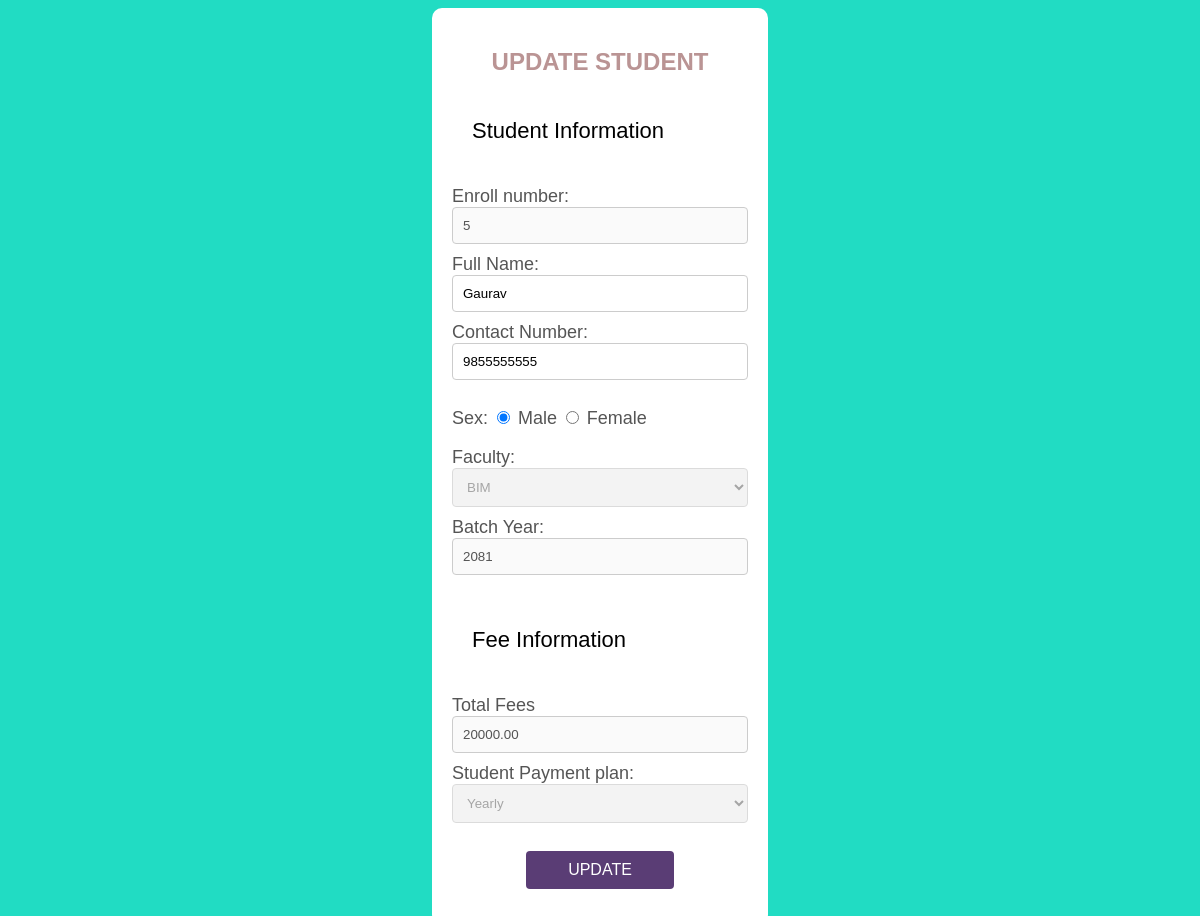
The page /Admin/actions/studentupdate.php?update=18 on the database its author committed.
### tables this page shows
CREATE TABLE `student` (
  `sid` int(11) NOT NULL,
  `senroll` varchar(255) NOT NULL,
  `sname` varchar(255) NOT NULL,
  `scontact` varchar(20) NOT NULL,
  `ssex` varchar(10) NOT NULL,
  `pid` int(11) DEFAULT NULL,
  `sbatchyear` int(11) NOT NULL,
  `spassword` varchar(255) NOT NULL,
  `sfee` decimal(10,2) DEFAULT NULL,
  `sfeeplan` varchar(50) NOT NULL,
  `sstatus` varchar(20) DEFAULT 'active'
);

### Admin/actions/studentupdate.php (the view, shortened to what this page needs)
<?php
include '../db/connection.php';
if (isset($_GET['update'])) {
  $id = mysqli_real_escape_string($conn, $_GET['update']);
  $query = "SELECT student.*, program.pname
  FROM student
  JOIN program ON student.pid = program.pid
  WHERE student.sid = $id";
  $result = mysqli_query($conn, $query);
  $student = mysqli_fetch_assoc($result);
  $program_query = "SELECT * FROM program ORDER BY pname ASC";
  $program_result = mysqli_query($conn, $program_query);
}
?>
<html>
<head>
  <link rel="stylesheet" href="../index.css">
</head>
<body class="updatestudent_body">
  <div class="updatestudent_contents">
    <h2>UPDATE STUDENT</h2>
    <p>Student Information</p>
    <form method="post" action="#">
      <label for="enroll">Enroll number:</label>
      <input type="text" id="enroll" name="enroll" class="updatestudent_contents_input" value="<?php echo htmlspecialchars($student['senroll']); ?>" disabled><br>
      <label for="name">Full Name:</label>
      <input type="text" id="name" name="name" class="updatestudent_contents_input" value="<?php echo htmlspecialchars($student['sname']); ?>" required><br>
      <label for="contact">Contact Number:</label>
      <input type="tel" id="contact" name="contact" class="updatestudent_contents_input" value="<?php echo htmlspecialchars($student['scontact']); ?>" required><br><br>
      <label>Sex:</label>
      <input type="radio" id="male" name="sex" value="male" <?php echo strtolower($student['ssex']) == 'male' ? 'checked' : ''; ?> required>
      <label for="male">Male</label>
      <input type="radio" id="female" name="sex" value="female" <?php echo strtolower($student['ssex']) == 'female' ? 'checked' : ''; ?>>
      <label for="female">Female</label>
      <br><br>
      <label for="faculty">Faculty:</label>
      <select id="faculty" name="faculty" class="updatestudent_contents_input" disabled>
        <?php
        while ($program = mysqli_fetch_assoc($program_result)) {
          $selected = ($program['pid'] == $student['pid']) ? 'selected' : '';
          echo '<option value="' . htmlspecialchars($program['pid']) . '" data-pbased="' . htmlspecialchars($program['pbased']) . '" ' . $selected . '>' . htmlspecialchars($program['pname']) . '</option>';
        }
        ?>
      </select>
      <br>
      <label for="batch_year">Batch Year:</label>
      <input type="text" id="batch_year" name="batch_year" class="updatestudent_contents_input" value="<?php echo htmlspecialchars($student['sbatchyear']); ?>" disabled required><br>
      <p>Fee Information</p>
      <label for="totalfee">Total Fees</label>
      <input type="text" name="totalfee" class="updatestudent_contents_input" value="<?php echo htmlspecialchars($student['sfee']); ?>" disabled>
      <label for="payment_style">Student Payment plan:</label>
      <select id="payment_style" name="payment_style" class="updatestudent_contents_input" disabled required>
        <option value="">Select.....</option>
      </select>
      <br><br>
      <button class="updatestudent_subbutton" type="submit" name="studentsubbtn">UPDATE</button>
    </form>
  </div>
</body>
</html>

### Admin/index.css (style rules this page uses)
.dashheader_sidebar a, p { padding: 20px 20px; text-decoration: none; font-size: 18px; color: white; display: block; }
.updatestudent_body { font-family: Arial, sans-serif; display: flex; justify-content: center; align-items: center; background-color: rgb(33, 220, 195); }
.updatestudent_contents { background-color: white; padding: 20px; border-radius: 10px; width: 25%; }
.updatestudent_contents h2 { color: #ba9494; text-align: center; }
.updatestudent_contents label { color: #555; font-size: large; }
.updatestudent_contents p { color: black; font-size: 22px; height: auto; }
.updatestudent_contents_input { width: 100%; padding: 10px; border-radius: 4px; border: 1px solid #ccc; margin-bottom: 10px; }
.updatestudent_subbutton { cursor: pointer; width: 50%; text-align: center; background-color: rgb(90, 61, 117); padding: 10px; font-size: medium; display: block; margin: auto; border: none; color: white; border-radius: 4px; }

### rows shown on the page
student: enroll "5", name "Gaurav", contact "9855555555", ssex "☑ Male", ssex "☐ Female", batch_year "2081", totalfee "20000.00"

### other values the page prints
form field faculty "BIM"
